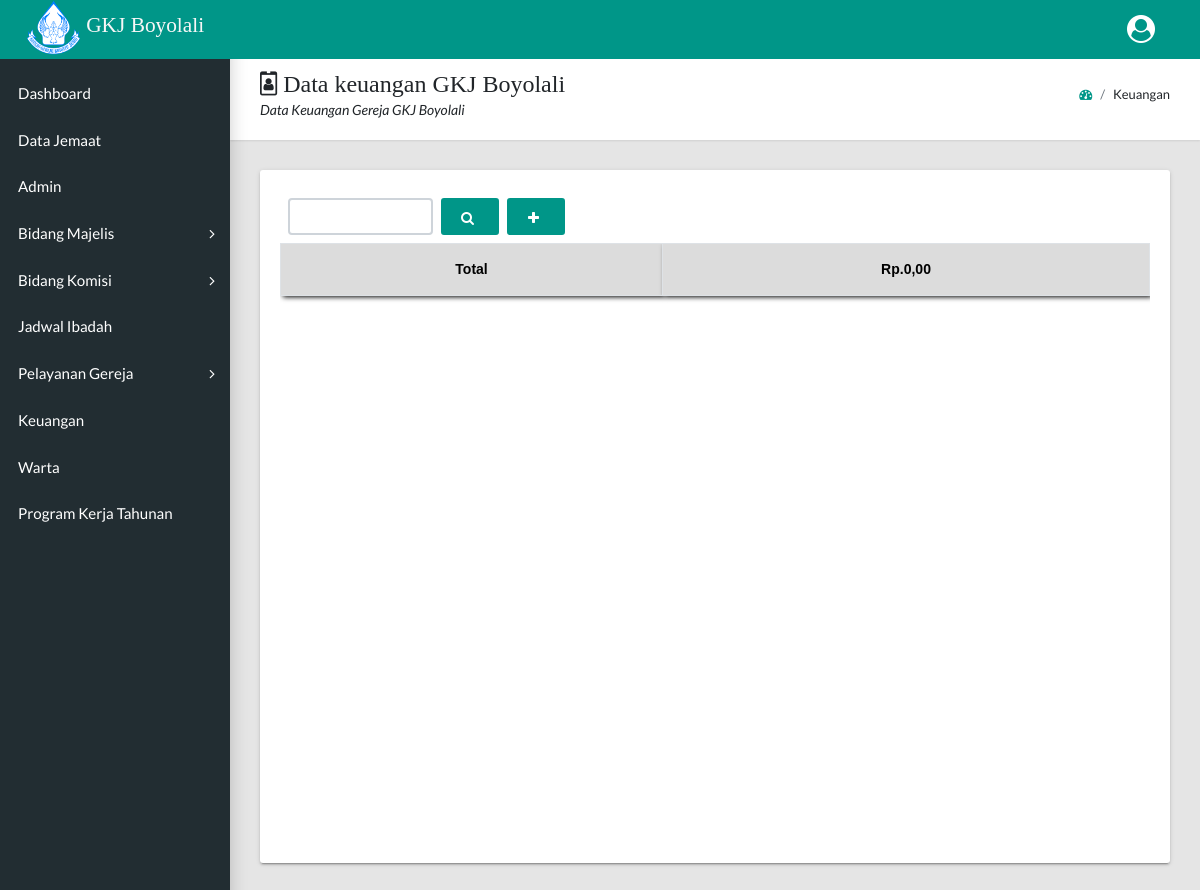
The page /admin/docs/keuangan.php on the database as committed earlier.
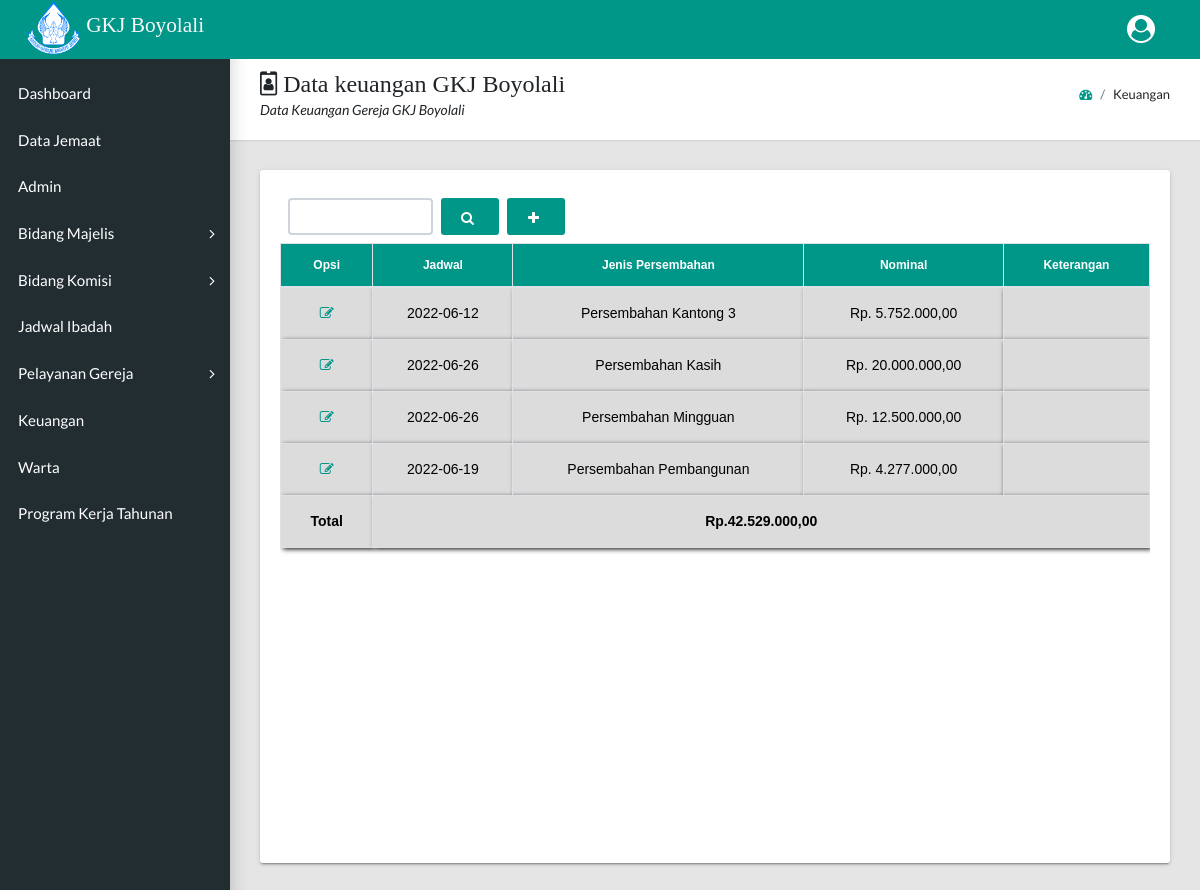
The same page on the database as committed later.
### tables this page shows
CREATE TABLE `keuangan` (
  `jadwal` date NOT NULL,
  `jenis_persembahan` varchar(50) NOT NULL,
  `nominal` int(11) NOT NULL,
  `keterangan` text NOT NULL
);

### admin/docs/keuangan.php (the view, shortened to what this page needs)
<?php
include '../../database.php';
if (isset($_POST['cari'])) {
$cari = $_POST['cari1'];
if ($cari != null) {
  $keuangan = mysqli_query($conn, "SELECT * FROM `keuangan` where `jenis_persembahan` like '%$cari%' or `jenis_persembahan` like '%$cari%' or `jadwal` like '%$cari%' ");
  $data = mysqli_fetch_array($keuangan);
} else {
  $keuangan = mysqli_query($conn, "SELECT * FROM `keuangan` ");
  $data = mysqli_fetch_array($keuangan);
}
} else {
  $keuangan = mysqli_query($conn, "SELECT * FROM `keuangan` ");
}
$cek = mysqli_num_rows($keuangan);
?>
<!DOCTYPE html>
<html lang="en">
<?php
include 'header.php';
?>
  <body class="app sidebar-mini">
<?php
include 'navbar_menu.php';
include 'sidebar_menu.php';
?>
    <main class="app-content">
      <div class="app-title">
        <div>
          <h1><i class="fa fa-id-badge" aria-hidden="true"></i></i> Data keuangan GKJ Boyolali</h1>
          <p>Data Keuangan Gereja GKJ Boyolali</p>
        </div>
        <ul class="app-breadcrumb breadcrumb">
          <li class="breadcrumb-item"><a href="dashboard.php"><i class="fa fa-dashboard"></a></i></li>
          <li class="breadcrumb-item">Keuangan</li>
        </ul>
      </div>
      <div class="row">
        <div class="col-md-12">
          <div class="tile">
            <div class="tile-body">
              <form action="" method="POST">
              <div class="form-inline">
              <input type="text" name="cari1" class="form-control col-2 m-2">
              <button type="submit" name="cari" class="btn btn-info"><i class="app-menu__icon fa fa-search" aria-hidden="true"></i></button>
              <a href="proses_tambah_keuangan.php" class="btn btn-info ml-2"><i class="app-menu__icon fa fa-plus" aria-hidden="true"></i></a>
            </div>
          </form>
              <div style="height: 600px;overflow: scroll;">
                <table class=" table-hover table-bordered" >
                  <?php
                  if ($cek == 0) {
                    echo "  <script>
                    Swal.fire(
                      '<strong>Maaf...!</strong>',
                      'Kata Kunci yang anda masukan tidak ada',
                      'question'
                    )
                   </script>";
                  } else { ?>
                  <thead>
                    <tr>
                      <th rowspan="2">Opsi</th>
                      <th rowspan="2">Jadwal</th>
                      <th rowspan="2">Jenis Persembahan</th>
                      <th rowspan="2">Nominal</th>
                      <th rowspan="2">Keterangan</th>
                    </tr>
                  </thead>
                  <tbody>
                  <?php foreach ($keuangan as $row) :
                    $harga =$row["nominal"];
                    ?>
                    <tr>
                      <td><a href="proses_edit_keuangan.php?id=<?= $row["jenis_persembahan"]; ?>"><i class="fa fa-pencil-square-o" aria-hidden="true" title="Edit"></i></td>
                      <td><?= $row["jadwal"]; ?></td>
                      <td><?= $row["jenis_persembahan"]; ?></td>
                      <td>Rp. <?=number_format($harga,2,',','.');?></td>
                      <td><?= $row["keterangan"]; ?></td>
                    </tr>
                    <?php endforeach;
                  }
                  ?>
                  </tbody>
                  <tfoot>
                    <?php
                      $total = mysqli_fetch_array(mysqli_query($conn, "SELECT SUM(nominal) as totalharga FROM `keuangan`"));
                    ?>
                    <tr>
                      <td><b>Total</b></td>
                      <td colspan="4"><b>Rp.<?= number_format($total["totalharga"],2,',','.'); ?></b></td>
                    </tr>
                  </tfoot>
                </table>
              </div>
          </div>
        </div>
      </div>
    </main>
  </body>
</html>

### admin/docs/header.php (shortened to what this page needs)
<head>
    <link rel="stylesheet" type="text/css" href="css/main.css">
    <link rel="stylesheet" type="text/css" href="https://maxcdn.bootstrapcdn.com/font-awesome/4.7.0/css/font-awesome.min.css">
  </head>

### admin/docs/navbar_menu.php (shortened to what this page needs)
<header class="app-header"><b class="app-header__logo contoh"><img class="center"><img src="images/gkj.png" height="55" width="55"> GKJ Boyolali</b>
  <ul class="app-nav">
    <li class="dropdown"><a class="app-nav__item" href="#" data-toggle="dropdown" aria-label="Open Profile Menu"><i class="fa fa-user-circle fa-2x" aria-hidden="true"></i>
    </li>
  </ul>
</header>

### admin/docs/sidebar_menu.php (shortened to what this page needs)
<aside class="app-sidebar">
      <ul class="app-menu">
        <li><a class="app-menu__item" href="dashboard.php"><span class="app-menu__label">Dashboard</span></a></li>
        <li><a class="app-menu__item" href="data-jemaat.php"><span class="app-menu__label">Data Jemaat</span></a></li>
        <li><a class="app-menu__item" href="admin.php"><span class="app-menu__label">Admin</span></a></li>
        <li class="treeview"><a class="app-menu__item" href="#" data-toggle="treeview"><span class="app-menu__label">Bidang Majelis</span><i class="treeview-indicator fa fa-angle-right"></i></a>
        </li>
        <li class="treeview"><a class="app-menu__item" href="#" data-toggle="treeview"><span class="app-menu__label">Bidang Komisi</span><i class="treeview-indicator fa fa-angle-right"></i></a>
        </li>
        <li><a class="app-menu__item" href="pelayan_ibadah.php"><span class="app-menu__label">Jadwal Ibadah</span></a></li>
        <li class="treeview"><a class="app-menu__item" href="#" data-toggle="treeview"><span class="app-menu__label">Pelayanan Gereja</span><i class="treeview-indicator fa fa-angle-right"></i></a>
        </li>
        <li><a class="app-menu__item" href="keuangan.php"><span class="app-menu__label">Keuangan</span></a></li>
        <li><a class="app-menu__item" href="warta.php"><span class="app-menu__label">Warta</span></a></li>
        <li><a class="app-menu__item" href="proker.php"><span class="app-menu__label">Program  Kerja Tahunan</span></a></li>
</aside>

### admin/docs/header.php (style rules this page uses)
table { width: 100%; text-align: center; }
th { position: sticky; top: 0; background-color: #009688; color: #fff; padding: 12px 20px; text-align: center; text-transform: capitalize; font-family: 'PT Sans', sans-serif; font-size: 9pt; }
thead { position: sticky; top: 0; }
td { background-color:#DCDCDC; color: #000; text-align: center; border: #fff; padding: 15px; box-shadow: 2px 2px 5px #000000; font-family: 'Poppins', sans-serif; }
.contoh { font-family:'Times New Roman'; font-size: 16pt; color: white; background-color: #009688; }

Rows that differ between the two databases and show on the page:
added keuangan: jadwal "2022-06-12", jenis_persembahan "Persembahan Kantong 3", nominal "5.752.000,00"
added keuangan: jadwal "2022-06-26", jenis_persembahan "Persembahan Kasih", nominal "20.000.000,00"
added keuangan: jadwal "2022-06-26", jenis_persembahan "Persembahan Mingguan", nominal "12.500.000,00"
added keuangan: jadwal "2022-06-19", jenis_persembahan "Persembahan Pembangunan", nominal "4.277.000,00"
Other text that changed with them:
$total["totalharga"]: "0,00" → "42.529.000,00"
text now shown: "Opsi Jadwal Jenis Persembahan Nominal Keterangan"
